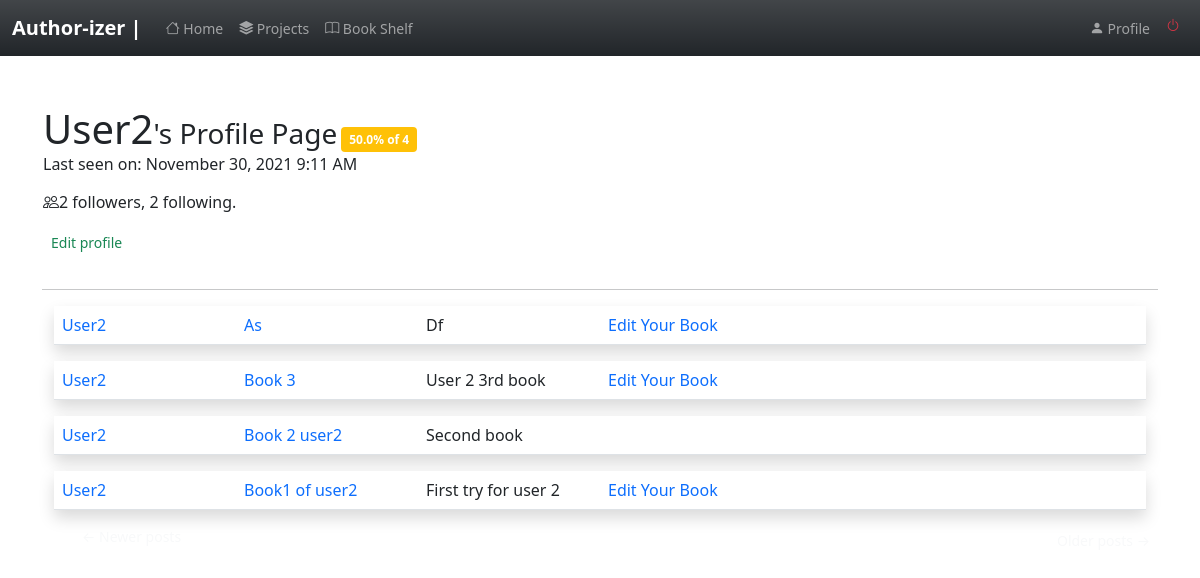
The app's page /user/user2 (signed in), older data.
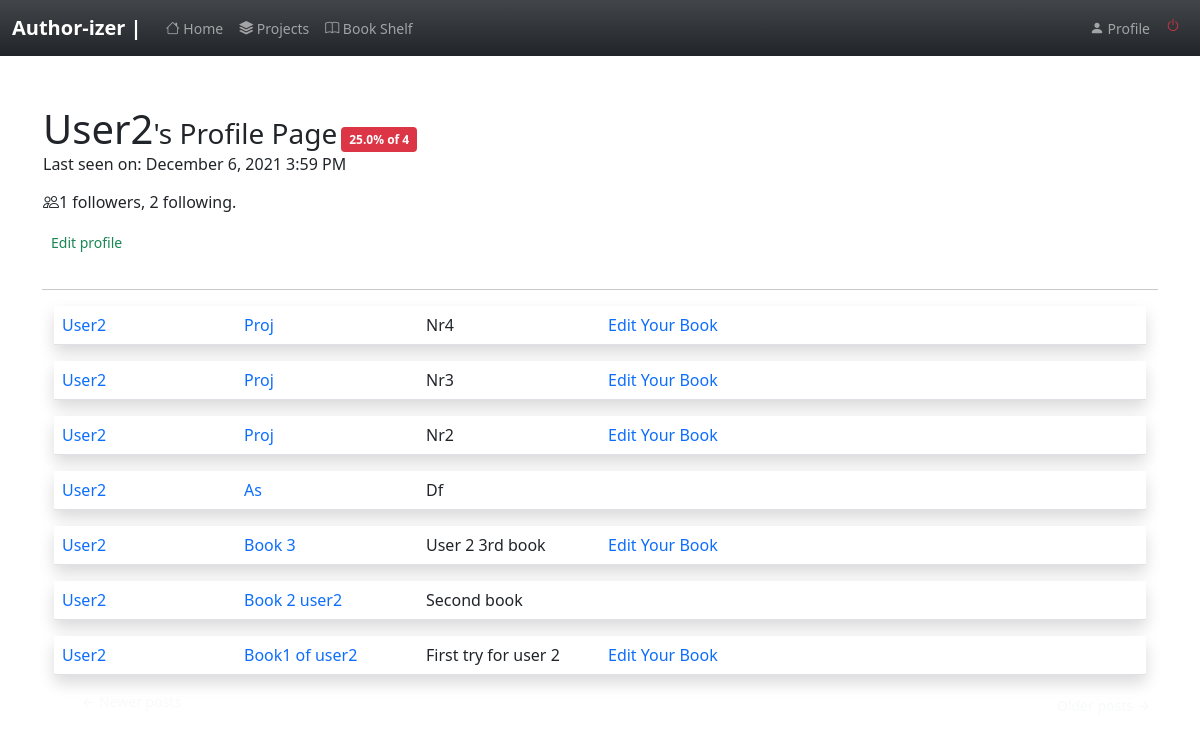
The same page, newer data.
### app/models.py (models this page shows, shortened)
class User(UserMixin, db.Model):
    id = db.Column(db.Integer, primary_key=True )
    username = db.Column(db.String(64), index=True, unique=True)
    email = db.Column(db.String(120), index=True, unique=True)
    password_hash = db.Column(db.String(128))
    posts = db.relationship('Post', backref='author', lazy='dynamic')
    about_me = db.Column(db.String(140))
    last_seen = db.Column(db.DateTime, default=datetime.utcnow)
    followed = db.relationship(
        'User', secondary=followers,
        primaryjoin=(followers.c.follower_id == id),
        secondaryjoin=(followers.c.followed_id == id),
        backref=db.backref('followers', lazy='dynamic'), lazy='dynamic')

class SearchableMixin(object):
    @classmethod
    def before_commit(cls, session):
        session._changes = {
            'add': list(session.new),
            'update': list(session.dirty),
            'delete': list(session.deleted)
        }
    @classmethod
    def after_commit(cls, session):
        for obj in session._changes['add']:
            if isinstance(obj, SearchableMixin):
                add_to_index(obj.__tablename__, obj)
        for obj in session._changes['update']:
            if isinstance(obj, SearchableMixin):
                add_to_index(obj.__tablename__, obj)
        for obj in session._changes['delete']:
            if isinstance(obj, SearchableMixin):
                remove_from_index(obj.__tablename__, obj)
        session._changes = None

class Post(SearchableMixin, db.Model):
    __searchable__ = ['body']
    id = db.Column(db.Integer, primary_key=True)
    body = db.Column(db.Text)
    title= db.Column(db.String(140))
    subtitle=db.Column(db.String(200))
    timestamp = db.Column(db.DateTime, index=True, default=datetime.utcnow)
    user_id = db.Column(db.Integer, db.ForeignKey('user.id', ondelete="CASCADE"))
    contributes = db.relationship('Contribute', backref='contrib', lazy='dynamic')
    completed= db.Column(db.Boolean, default=False)

### app/routes.py (the view)
@app.route('/user/<username>')
@login_required
def user(username):
    user = User.query.filter_by(username=username).first_or_404()
    page = request.args.get('page', 1, type=int)
    authorate= user_rating(username)
    posts = user.posts.order_by(Post.timestamp.desc()).paginate(
        page, app.config['POSTS_PER_PAGE'], False)
    next_url = url_for('user', username=user.username, page=posts.next_num) \
        if posts.has_next else None
    prev_url = url_for('user', username=user.username, page=posts.prev_num) \
        if posts.has_prev else None
    form = EmptyForm()
    return render_template('user.html', user=user, posts=posts.items,
                           next_url=next_url, prev_url=prev_url, form=form, username=current_user.username,authorate=authorate, total=total_rating)

### app/models.py (called while the page is built)
@login.user_loader
def load_user(id):
    return User.query.get(int(id))

### app/rating.py (called while the page is built)
def user_rating(username):
    conts=[]
    contributes=Contribute.query.filter_by(contributor=username).all()
    num=len(contributes)
    for contribute in contributes:
        if contribute.accepted ==1:
            conts.append(contribute)
    acc_len = len(conts)
    if num>0:
        rating=(acc_len*100)/num
        return round(rating,1)
    else:
        return 0

def total_rating(username):
   contributes=Contribute.query.filter_by(contributor=username).all()
   num=len(contributes)
   return num

### app/routes.py (called while the page is built)
@app.before_request
def before_request():
    if current_user.is_authenticated:
        current_user.last_seen = datetime.utcnow()
        db.session.commit()
        g.search_form = SearchForm()

### app/templates/user.html (shortened to what this page needs)
{% extends "base.html" %}
{% import 'bootstrap/form.html' as wtf %}
{% block app_content %}
<table class="container">
    <tr>
        <td>
            <h1 class='d-inline'>{{ user.username.capitalize() }}</h1><h3 class='d-inline'>'s Profile Page</h3>
            {%if authorate >=80%}
            <span class='badge bg-success text-wrap d-inline'> {{authorate}}% of {{total(username=user.username)}}</span>
            {%elif 80>authorate >=50 %}
            <span class='badge bg-warning text-wrap d-inline'> {{authorate}}% of {{total(username=user.username)}}</span>
            {%elif authorate<50 %}
            <span class='badge bg-danger text-wrap d-inline'> {{authorate}}% of {{total(username=user.username)}} </span>
            {%endif%}
            {% if user.last_seen %}
                    <p>Last seen on: {{ moment(user.last_seen).format('LLL') }}</p>
                    {% endif %}
            <p><span>{{ render_icon('people') }}</span>{{ user.followers.count() }} followers, {{ user.followed.count() }} following.</p>
            {% if user == current_user %}
            <p class="btn-sm rounded-pill btn-outline-light float-start"><a class='text-decoration-none text-success ' href="{{ url_for('edit_profile') }}">Edit profile</a></p>
            {% endif %}
        </td>
    </tr>
</table>
    <hr>
    {% for post in posts %}
    {% include '_post.html' %}
{% endfor %}
<nav aria-label="...">
    <ul class="pager">
        {% if not prev_url %}
        <li class='btn-sm rounded-pill btn-outline-light d-inline'>
            <a type="button" class="btn-outline-light text-decoration-none" href="{{ prev_url or '#' }}">
                <span aria-hidden="true">&larr;</span> Newer posts
            </a>
        </li>
        {%elif prev_url%}
        <li class="btn-sm rounded-pill btn-secondary d-inline">
            <a type="button" class="btn-outline-light text-decoration-none" href="{{ prev_url or '#' }}">
                <span aria-hidden="true">&larr;</span> Newer posts
            </a>
        </li>
        {% endif %}
        {% if not next_url %}
        <li  class='btn-sm rounded-pill btn-outline-light d-inline float-end' >
            <a type="button" class="btn-outline-light text-decoration-none " href="{{ next_url or '#' }}">
                Older posts <span aria-hidden="true">&rarr;</span>
            </a>
        </li>
        {%elif next_url%}
        <li  class="btn-sm rounded-pill btn-secondary d-inline float-end ">
            <a type="button" class="btn-outline-light text-decoration-none " href="{{ next_url or '#' }}">
                Older posts <span aria-hidden="true">&rarr;</span>
            </a>
        </li>
        {% endif %}
    </ul>
</nav>
{% endblock %}

### app/templates/base.html (shortened to what this page needs)
{% import "bootstrap/form.html" as wtf %}
{% from 'bootstrap/form.html' import render_form, render_field, render_form_row %}
{% from 'bootstrap/utils.html' import render_static, render_messages, render_icon %}
<html lang="en">
<head>
{% block head %}
{% block styles %}
<link rel="stylesheet" href="{{ url_for('static', filename='style.css') }}">
<link href="https://cdn.jsdelivr.net/npm/bootstrap@5.1.3/dist/css/bootstrap.min.css" rel="stylesheet">
<link rel="stylesheet" href="https://cdn.jsdelivr.net/npm/bootstrap-icons@1.7.1/font/bootstrap-icons.css">
{% endblock %}
{% endblock %}
</head>
<body>
{% block navbar %}
<nav class="navbar navbar-expand-lg navbar-dark bg-dark bg-gradient">
    <div class="container-fluid">
      <a class="navbar-brand fw-bolder" href="{{ url_for('index') }}">Author-izer |</a>
      <div class="collapse navbar-collapse" id="navbarSupportedContent">
        <ul class="navbar-nav me-auto mb-2 mb-lg-0">
          <li class="nav-item">
            <a class="nav-link small " aria-current="page" href="{{ url_for('index') }}"><span>{{ render_icon('house') }}</span> Home</a>
          </li>
          <li class="nav-item small">
            <a class="nav-link " href="{{ url_for('explore') }}"><span >{{ render_icon('stack') }}</span> Projects</a>
          </li>
          <li class="nav-item small"><a class="nav-link" href="{{ url_for('completed') }}"><span>{{ render_icon('book') }}</span> Book Shelf</a></li>
        </ul>
        <ul class="navbar-nav  mb-2 mb-lg-0">
            {% if current_user.is_anonymous %}
            <li class="nav-item small"><a class="nav-link  text-primary " href="{{ url_for('login') }}"> <span >{{ render_icon('door-closed') }}</span> Login</a></li>
            {% else %}
            <li class="nav-item small"><a class="nav-link " href="{{ url_for('user', username=current_user.username) }}"><span >{{ render_icon('person-fill') }}</span> Profile</a></li>
            <li class="nav-item small"><a class="nav-link text-danger  " href="{{ url_for('logout') }}"> {{ render_icon('power', color='danger') }} </a></li>
            {% endif %}
        </ul>
      </div>
    </div>
  </nav>
{% endblock %}
{% block content %}
    <div class="container mt-5">
        {% block app_content %}
        {% endblock %}
    </div>
{% endblock %}
</body>
</html>

### app/templates/_post.html (shortened to what this page needs)
<div class="container mt-3 ">
<table class="table table-hover ">
    <tr class=' shadow p-3 mb-5 bg-body '>
        <td class=" col-sm-2  ">
            <a class= "text-decoration-none" href="{{ url_for('user', username=post.author.username) }}">
                {{ post.author.username.capitalize() }}
            </a>
        </td>
        <td class="col-sm-2">
            <a class= "text-decoration-none" href="{{ url_for('read_post', id=post.id) }}">
            {{ post.title.capitalize() }}
            </a>
        </td>
        <td class="col-sm-2 ">
            {{ post.subtitle.capitalize() }}
        </td>
        <td class="col -sm-2">
            {%if post.author.username != current_user.username and not post.completed%}
                <a class= "text-decoration-none" href="{{ url_for('contribute', id=post.id)}}"> Contribute to the Book </a>
            {%elif not post.completed %}
                <a class= "text-decoration-none" href="{{url_for('edit_post' , id=post.id)}}"> Edit Your Book</a>
            {%endif %}
        </td>
        <td class="col-sm-2 ">
        </td>
    </tr>
</table>
</div>

Row changes from the older to the newer data that the page shows:
changed User "User2": last_seen "November 30, 2021 9:11 AM" → "December 6, 2021 3:59 PM"
added Post: author.username "User2", title "Proj", subtitle "Nr4"
added Post: author.username "User2", title "Proj", subtitle "Nr3"
added Post: author.username "User2", title "Proj", subtitle "Nr2"
changed Post "As": no longer shows "Edit Your Book"
Text that changed along with them:
{{ authorate }}: (not shown) → "25.0"
{{ user.followers.count() }}: "2" → "1"
{{ authorate }}: "50.0" → (not shown)
